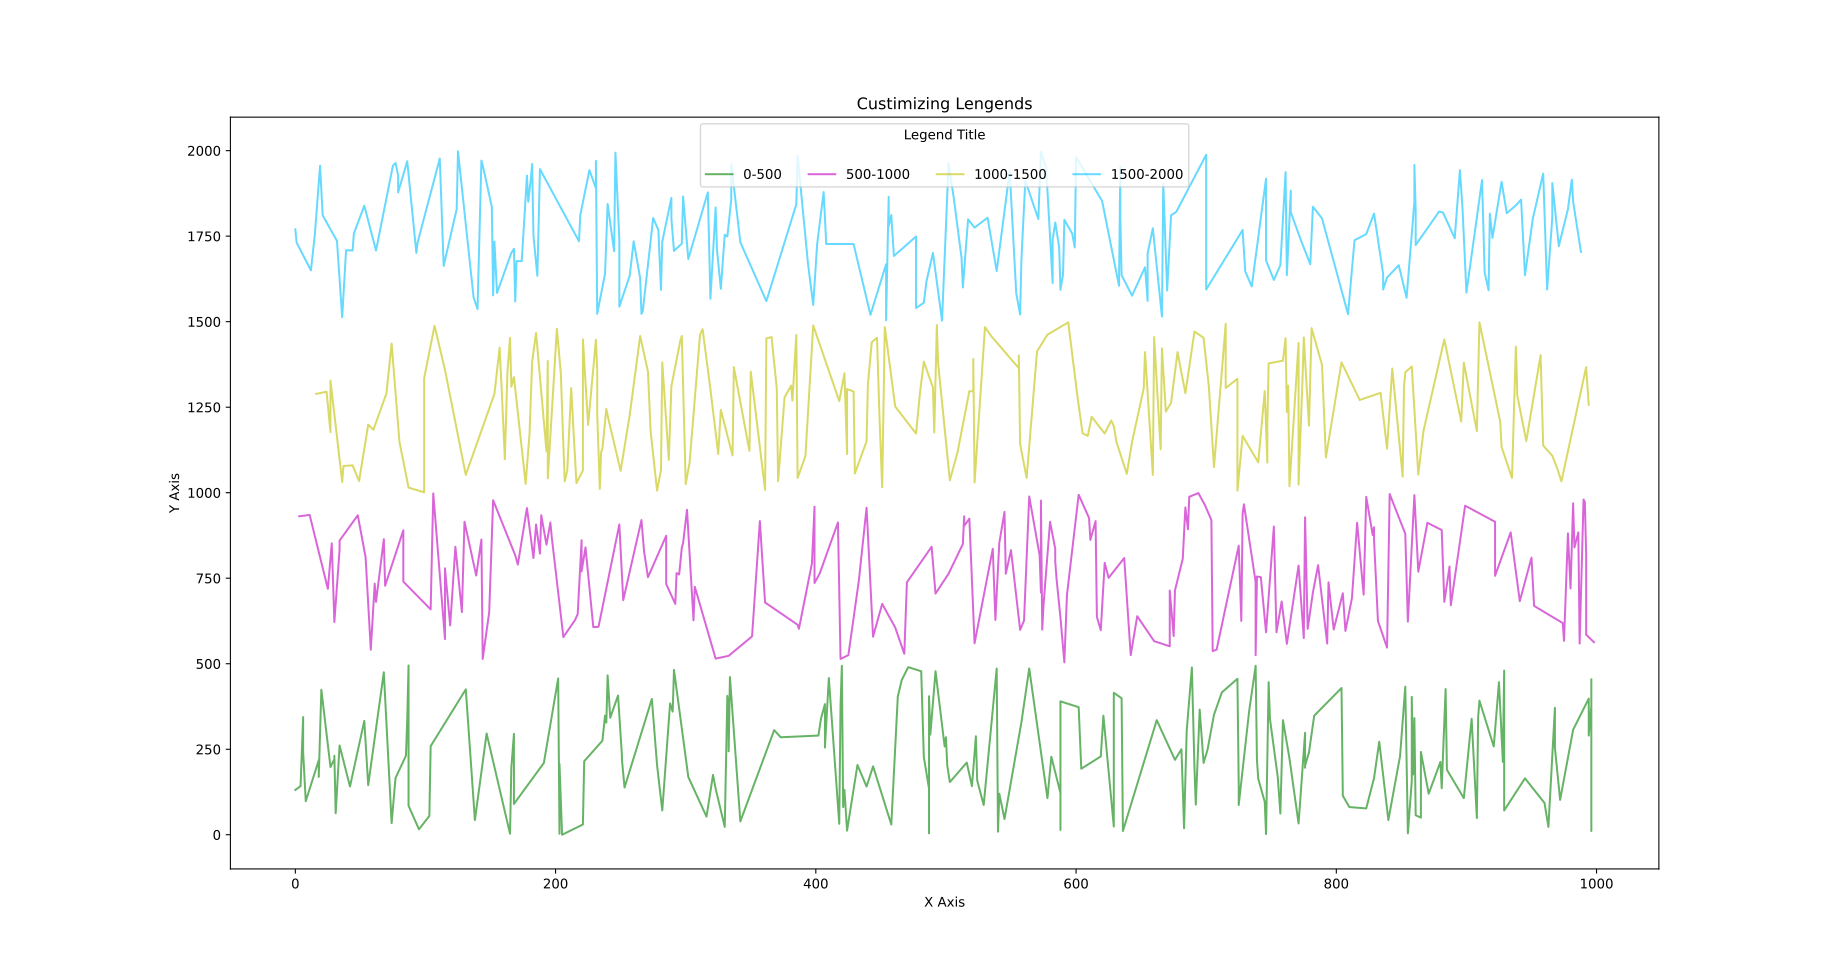

The Python source for this figure:
# Date 19-06-2021

import matplotlib.pyplot as plt
import numpy as np


def x(max_value=9999, min_value=0, i=200):
    arr = np.random.randint(min_value, max_value, size=i)
    arr.sort()
    return arr


def y(max_value=9999, min_value=0,  i=200): return np.random.randint(
    min_value, max_value, size=i)


plt.plot(x(1000), y(500), color='g', alpha=.6, label='0-500')
plt.plot(x(1000), y(1000, 500), color='m', alpha=.6, label='500-1000')
plt.plot(x(1000), y(1500, 1000), color='y', alpha=.6, label='1000-1500')
plt.plot(x(1000), y(2000, 1500), color='deepskyblue',
         alpha=.6, label='1500-2000')
plt.title('Custimizing Lengends')
plt.xlabel('X Axis')
plt.ylabel('Y Axis')

plt.legend(loc='upper center', ncol=4, title='Legend Title',
           labelspacing=2)

plt.show()
